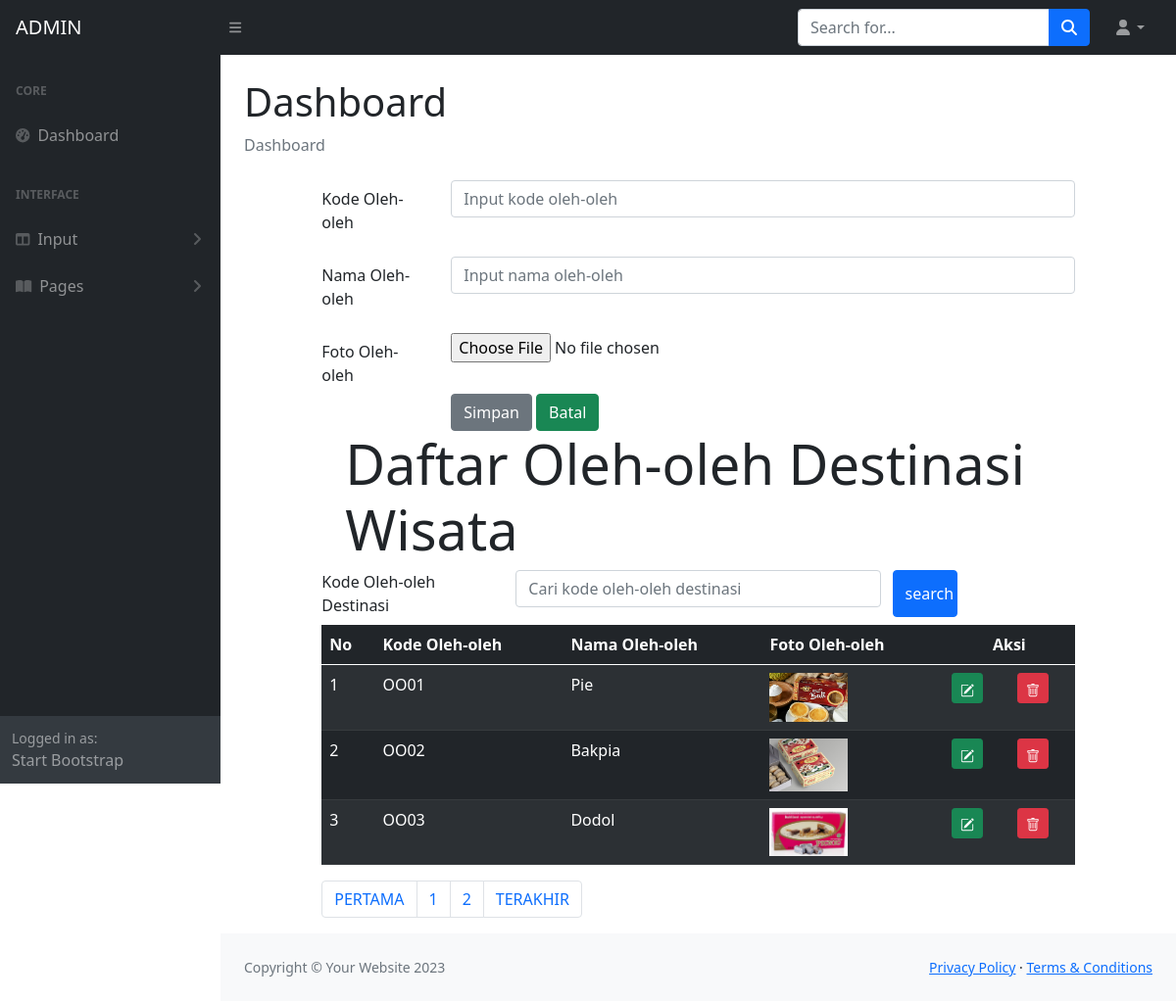
The page /WEBDEV2324-A/ADMIN/dashboardoleh.php on the database its author committed.
### tables this page shows
CREATE TABLE `oleholeh` (
  `olehKODE` char(4) NOT NULL,
  `olehNAMA` char(255) NOT NULL,
  `olehFILE` char(255) NOT NULL
);

### WEBDEV2324-A/ADMIN/dashboardoleh.php (the view, shortened to what this page needs)
<!DOCTYPE html>
<html>
<?php include "INCLUDE/head.php"?>
<body class="sb-nav-fixed">
    <?php include "INCLUDE/menunav.php"?>
    <div id="layoutSidenav">
        <?php include "INCLUDE/menu.php"?>
        <div id="layoutSidenav_content">
            <main>
                <div class="container-fluid px-4">
                    <h1 class="mt-4">Dashboard</h1>
                    <ol class="breadcrumb mb-4">
                        <li class="breadcrumb-item active">Dashboard</li>
                    </ol>
<head>
  	<link rel="stylesheet" type="text/css" href="https://cdnjs.cloudflare.com/ajax/libs/select2/4.0.3/css/select2.min.css">
	<link rel="stylesheet" type="text/css" href="css/bootstrap.min.css">
	<link rel="stylesheet" href="https://cdn.jsdelivr.net/npm/bootstrap-icons@1.10.2/font/bootstrap-icons.css">
</head>
<?php
	include "include/config.php";
?>
<body>
<div class="row">
<div class="col-sm-1"></div>
<div class="col-sm-10">
	<form method="POST" enctype="multipart/form-data">
		<div class="mb-3 row">
			<label for="kodeoleh" class="col-sm-2 col-form-label">Kode Oleh-oleh</label>
			<div class="col-sm-10">
				<input type="text" class="form-control" id="kodeoleh" name="olehkode" placeholder="Input kode oleh-oleh" maxlength="4">
			</div>
		</div>
		<div class="mb-3 row">
			<label for="namaoleh" class="col-sm-2 col-form-label">Nama Oleh-oleh</label>
			<div class="col-sm-10">
				<input type="text" class="form-control" id="namaoleh" name="olehnama" placeholder="Input nama oleh-oleh">
			</div>
		</div>
		<div class="form-group row">
			<label for="file" class="col-sm-2 col-form-label">Foto Oleh-oleh</label>
			<div class="col-sm-10">
				<input type="file" id="file" name="file">
			</div>
		</div>
		<div class="form-group row">
			<div class="col-sm-2"></div>
			<div class="col-sm-10">
				<input type="submit" name="Simpan" class="btn btn-secondary" value="Simpan">
				<input type="reset" name="Batal" class="btn btn-success" value="Batal">
			</div>
		</div>
	</form>
</div>
<div class="col-sm-1"></div>
</div>
<div class="row">
	<div class="col-sm-1"></div>
	<div class="col-sm-10">
		<div class="jumbotron jumbotron-fluid">
			<div class="container">
				<h1 class="display-4">Daftar Oleh-oleh Destinasi Wisata</h1>
			</div>
		</div>
		<form method="POST">
      <div class="form-group row mb-2">
        <label for="search" class="col-sm-3">Kode Oleh-oleh Destinasi</label>
        <div class="col-sm-6">
          <input type="text" name="search" class="form-control" id="search" value="<?php if(isset($_POST["search"])) {echo $_POST ["search"];} ?>" placeholder="Cari kode oleh-oleh destinasi">
        </div>
        <input type="submit" name="kirim" class="col-sm-1 btn btn-primary" value="search">
      </div>
    </form>
	<table class="table table-dark table-striped">
		<thead class="thead-dark">
			<tr>
				<th>No</th>
				<th>Kode Oleh-oleh</th>
				<th>Nama Oleh-oleh</th>
				<th>Foto Oleh-oleh</th>
				<th colspan="2" style="text-align: center">Aksi</th>
			</tr>
		</thead>
		<tbody>
			<?php
			$jumlahtampilan = 3;
            $halaman = (isset($_GET['page']))? $_GET['page'] : 1;
            $mulaitampilan = ($halaman - 1) * $jumlahtampilan;
            $query = mysqli_query($connection, "select * from oleholeh");
			if(isset ($_POST["kirim"]))
			{
  				$search = $_POST["search"];
  				$query = mysqli_query($connection, "select * from oleholeh where olehKODE like '%".$search."%' limit $mulaitampilan, $jumlahtampilan");
  			} else
  				{
  					$query = mysqli_query($connection,"select * from oleholeh limit $mulaitampilan, $jumlahtampilan");
  				}
			$nomor = 1;
			while ($row = mysqli_fetch_array($query))
			{ ?>
				<tr>
					<td><?php echo $mulaitampilan + $nomor;?></td>
					<td><?php echo $row['olehKODE'];?></td>
					<td><?php echo $row['olehNAMA'];?></td>
					<td>
						<?php if(is_file("images/".$row['olehFILE']))
						{ ?>
							<img src="images/<?php echo $row['olehFILE']?>" width="80">
						<?php } else
							echo "<img src='images/noimage.png' width='80'>"
						?>
					</td>
					<td>
						<a href="olehEDIT.php?Edit=<?php echo $row['olehKODE']?>" class="btn btn-success btn-sm" title="EDIT">
						</a>
					</td>
					<td>
						<a href="olehHAPUS.php?hapus=<?php echo $row['olehKODE']?>" class="btn btn-danger btn-sm" title="DELETE">
						</a>
					</td>
				</tr>
			<?php $nomor = $nomor + 1;?>
			<?php }	?>
		</tbody>
	</table>
	<?php
    $query = mysqli_query($connection, "SELECT * FROM destinasi");
    $jumlahrecord = mysqli_num_rows($query);
    $jumlahpage = ceil($jumlahrecord/$jumlahtampilan);
    ?>
    <nav aria-label="Page navigation example">
        <ul class="pagination">
            <li class="page-item"><a class="page-link" href="?page=<?php $nomorhal=1; echo $nomorhal?>">PERTAMA</a></li>
            <?php for($nomorhal=1; $nomorhal<=$jumlahpage; $nomorhal++)
            { ?>
            <li class="page-item">
                <?php
                if($nomorhal!=$halaman)
                { ?>
                <a class="page-link" href="?page=<?php echo $nomorhal?>"><?php echo $nomorhal?></a>
                <?php }
                else { ?>
                <a class="page-link" href="?page=<?php echo $nomorhal?>"><?php echo $nomorhal?></a>
                <?php } ?>
            </li>
            <?php } ?>
            <li class="page-item"><a class="page-link" href="?page=<?php echo $nomorhal-1?>">TERAKHIR</a></li>
        </ul>
    </nav>
	</div>
	<div class="col-sm-1"></div>
</div>
</body>
</div>
                </main>
                <?php include "INCLUDE/footer.php"?>
            </div>
        </div>
    </body>
</html>

### rows shown on the page
oleholeh: olehKODE "OO01", olehNAMA "Pie", olehFILE (picture)
oleholeh: nomor "2", olehKODE "OO02", olehNAMA "Bakpia", olehFILE (picture)
oleholeh: nomor "3", olehKODE "OO03", olehNAMA "Dodol", olehFILE (picture)
